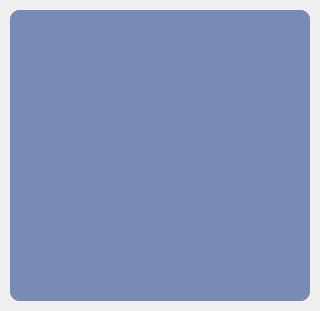
<?xml version="1.0" encoding="UTF-8"?>
<ui version="4.0">
 <class>loginSplashScreen</class>
 <widget class="QMainWindow" name="loginSplashScreen">
  <property name="geometry">
   <rect>
    <x>0</x>
    <y>0</y>
    <width>320</width>
    <height>311</height>
   </rect>
  </property>
  <property name="maximumSize">
   <size>
    <width>600</width>
    <height>520</height>
   </size>
  </property>
  <property name="windowTitle">
   <string>MainWindow</string>
  </property>
  <widget class="QWidget" name="centralwidget">
   <property name="minimumSize">
    <size>
     <width>0</width>
     <height>311</height>
    </size>
   </property>
   <property name="maximumSize">
    <size>
     <width>600</width>
     <height>520</height>
    </size>
   </property>
   <property name="styleSheet">
    <string notr="true">
QToolTip {
 	color: #ffffff;
	background-color:rgb(56, 58, 89);
	border: 1px solid rgb(44, 49, 58);
	background-position: left center;
    background-repeat: no-repeat;
	border: none;
	border-left: 2px solid #fe00c7;
	text-align: left;
	padding-left: 8px;
	margin: 0px;
	border-radius:none;
	
}
</string>
   </property>
   <layout class="QVBoxLayout" name="verticalLayout">
    <property name="spacing">
     <number>0</number>
    </property>
    <property name="leftMargin">
     <number>10</number>
    </property>
    <property name="topMargin">
     <number>10</number>
    </property>
    <property name="rightMargin">
     <number>10</number>
    </property>
    <property name="bottomMargin">
     <number>10</number>
    </property>
    <item>
     <widget class="QStackedWidget" name="stackedWidget">
      <property name="minimumSize">
       <size>
        <width>300</width>
        <height>0</height>
       </size>
      </property>
      <property name="maximumSize">
       <size>
        <width>300</width>
        <height>16777215</height>
       </size>
      </property>
      <property name="styleSheet">
       <string notr="true">background-color: rgb(120, 139, 180);
color:rgb(220, 220, 220);
border-radius:10px;</string>
      </property>
      <property name="currentIndex">
       <number>0</number>
      </property>
      <widget class="QWidget" name="SpashScreen"/>
      <widget class="QWidget" name="login">
       <layout class="QVBoxLayout" name="verticalLayout_4">
        <property name="spacing">
         <number>0</number>
        </property>
        <property name="leftMargin">
         <number>0</number>
        </property>
        <property name="topMargin">
         <number>0</number>
        </property>
        <property name="rightMargin">
         <number>0</number>
        </property>
        <property name="bottomMargin">
         <number>0</number>
        </property>
        <item>
         <widget class="QFrame" name="principal_frame">
          <property name="maximumSize">
           <size>
            <width>16777215</width>
            <height>500</height>
           </size>
          </property>
          <property name="styleSheet">
           <string notr="true"/>
          </property>
          <property name="frameShape">
           <enum>QFrame::StyledPanel</enum>
          </property>
          <property name="frameShadow">
           <enum>QFrame::Raised</enum>
          </property>
          <layout class="QVBoxLayout" name="verticalLayout_2">
           <property name="spacing">
            <number>0</number>
           </property>
           <property name="leftMargin">
            <number>0</number>
           </property>
           <property name="topMargin">
            <number>0</number>
           </property>
           <property name="rightMargin">
            <number>0</number>
           </property>
           <property name="bottomMargin">
            <number>0</number>
           </property>
           <item>
            <widget class="QFrame" name="centro">
             <property name="styleSheet">
              <string notr="true">QLineEdit{
background-color: rgb(120, 139, 180);
color: rgb(220, 203, 216);
font: 10pt &quot;MS Shell Dlg 2&quot;;
border-radius: 10px;
border	:	2px solid   rgb(255, 120, 213);
padding-left:8px
}
QLineEdit:hover{
border	:	3px solid   rgb(255, 120, 213)
}
QLineEdit:focus{
border	:	3px solid  rgb(199, 94, 167)
}</string>
             </property>
             <property name="frameShape">
              <enum>QFrame::StyledPanel</enum>
             </property>
             <property name="frameShadow">
              <enum>QFrame::Raised</enum>
             </property>
             <widget class="QFrame" name="rect_logo">
              <property name="geometry">
               <rect>
                <x>9</x>
                <y>50</y>
                <width>291</width>
                <height>100</height>
               </rect>
              </property>
              <property name="minimumSize">
               <size>
                <width>0</width>
                <height>100</height>
               </size>
              </property>
              <property name="maximumSize">
               <size>
                <width>328</width>
                <height>100</height>
               </size>
              </property>
              <property name="styleSheet">
               <string notr="true">border-radius:10px;</string>
              </property>
              <property name="frameShape">
               <enum>QFrame::StyledPanel</enum>
              </property>
              <property name="frameShadow">
               <enum>QFrame::Raised</enum>
              </property>
              <widget class="QLabel" name="logo">
               <property name="geometry">
                <rect>
                 <x>0</x>
                 <y>-11</y>
                 <width>90</width>
                 <height>111</height>
                </rect>
               </property>
               <property name="minimumSize">
                <size>
                 <width>90</width>
                 <height>90</height>
                </size>
               </property>
               <property name="styleSheet">
                <string notr="true">background-image: url(:/img/logo2.png);
background-position: center;
background-repeat: no-reperat;</string>
               </property>
               <property name="text">
                <string/>
               </property>
              </widget>
              <widget class="QLabel" name="name">
               <property name="geometry">
                <rect>
                 <x>140</x>
                 <y>53</y>
                 <width>81</width>
                 <height>31</height>
                </rect>
               </property>
               <property name="font">
                <font>
                 <pointsize>21</pointsize>
                </font>
               </property>
               <property name="styleSheet">
                <string notr="true">color: rgb(255, 120, 213);</string>
               </property>
               <property name="text">
                <string>NAME</string>
               </property>
              </widget>
              <widget class="QLabel" name="nameYourA">
               <property name="geometry">
                <rect>
                 <x>97</x>
                 <y>10</y>
                 <width>186</width>
                 <height>51</height>
                </rect>
               </property>
               <property name="minimumSize">
                <size>
                 <width>0</width>
                 <height>0</height>
                </size>
               </property>
               <property name="maximumSize">
                <size>
                 <width>16777215</width>
                 <height>1234</height>
                </size>
               </property>
               <property name="font">
                <font>
                 <family>Segoe UI</family>
                 <pointsize>30</pointsize>
                </font>
               </property>
               <property name="styleSheet">
                <string notr="true">color: rgb(254, 121, 199);
</string>
               </property>
               <property name="text">
                <string>&lt;html&gt;&lt;head/&gt;&lt;body&gt;&lt;p&gt;&lt;span style=&quot; font-weight:600;&quot;&gt;  YOUR&lt;/span&gt; APP&lt;/p&gt;&lt;p&gt;&lt;br/&gt;&lt;/p&gt;&lt;/body&gt;&lt;/html&gt;</string>
               </property>
               <property name="alignment">
                <set>Qt::AlignBottom|Qt::AlignHCenter</set>
               </property>
              </widget>
             </widget>
             <widget class="QLabel" name="yourApp">
              <property name="geometry">
               <rect>
                <x>0</x>
                <y>200</y>
                <width>300</width>
                <height>34</height>
               </rect>
              </property>
              <property name="maximumSize">
               <size>
                <width>341</width>
                <height>34</height>
               </size>
              </property>
              <property name="font">
               <font>
                <pointsize>20</pointsize>
               </font>
              </property>
              <property name="styleSheet">
               <string notr="true">color: rgb(220, 203, 216);</string>
              </property>
              <property name="text">
               <string>Sign in Your App</string>
              </property>
              <property name="alignment">
               <set>Qt::AlignCenter</set>
              </property>
             </widget>
             <widget class="QLabel" name="discricao">
              <property name="geometry">
               <rect>
                <x>-1</x>
                <y>240</y>
                <width>300</width>
                <height>20</height>
               </rect>
              </property>
              <property name="minimumSize">
               <size>
                <width>0</width>
                <height>20</height>
               </size>
              </property>
              <property name="maximumSize">
               <size>
                <width>1234</width>
                <height>20</height>
               </size>
              </property>
              <property name="font">
               <font>
                <pointsize>10</pointsize>
               </font>
              </property>
              <property name="styleSheet">
               <string notr="true">color: rgb(220, 203, 216);</string>
              </property>
              <property name="text">
               <string>Email address and password</string>
              </property>
              <property name="alignment">
               <set>Qt::AlignCenter</set>
              </property>
             </widget>
             <widget class="QLineEdit" name="ld_user">
              <property name="geometry">
               <rect>
                <x>25</x>
                <y>275</y>
                <width>250</width>
                <height>40</height>
               </rect>
              </property>
              <property name="minimumSize">
               <size>
                <width>250</width>
                <height>40</height>
               </size>
              </property>
              <property name="maximumSize">
               <size>
                <width>250</width>
                <height>40</height>
               </size>
              </property>
              <property name="font">
               <font>
                <family>MS Shell Dlg 2</family>
                <pointsize>10</pointsize>
                <italic>false</italic>
                <bold>false</bold>
               </font>
              </property>
              <property name="styleSheet">
               <string notr="true"/>
              </property>
              <property name="inputMask">
               <string/>
              </property>
              <property name="text">
               <string/>
              </property>
              <property name="placeholderText">
               <string>Email</string>
              </property>
             </widget>
             <widget class="QLineEdit" name="ld_Pass">
              <property name="geometry">
               <rect>
                <x>25</x>
                <y>329</y>
                <width>250</width>
                <height>40</height>
               </rect>
              </property>
              <property name="minimumSize">
               <size>
                <width>250</width>
                <height>40</height>
               </size>
              </property>
              <property name="maximumSize">
               <size>
                <width>250</width>
                <height>40</height>
               </size>
              </property>
              <property name="styleSheet">
               <string notr="true"/>
              </property>
              <property name="text">
               <string/>
              </property>
              <property name="echoMode">
               <enum>QLineEdit::Password</enum>
              </property>
              <property name="placeholderText">
               <string>Password</string>
              </property>
             </widget>
             <widget class="QPushButton" name="login_3">
              <property name="geometry">
               <rect>
                <x>45</x>
                <y>381</y>
                <width>210</width>
                <height>41</height>
               </rect>
              </property>
              <property name="minimumSize">
               <size>
                <width>210</width>
                <height>41</height>
               </size>
              </property>
              <property name="maximumSize">
               <size>
                <width>210</width>
                <height>41</height>
               </size>
              </property>
              <property name="font">
               <font>
                <pointsize>12</pointsize>
               </font>
              </property>
              <property name="styleSheet">
               <string notr="true">QPushButton{
	background-color: rgb(255, 120, 213);
border-radius:10px;

}
QPushButton:hover{
background-color: rgba(206, 98, 163, 255);
border-radius:10px;}


QPushButton:pressed{
	background-color: rgba(254, 121, 199, 255);
border-radius:10px;

}</string>
              </property>
              <property name="text">
               <string>login</string>
              </property>
             </widget>
             <widget class="QLabel" name="by">
              <property name="geometry">
               <rect>
                <x>10</x>
                <y>470</y>
                <width>100</width>
                <height>20</height>
               </rect>
              </property>
              <property name="text">
               <string>by: Ndonda Daniel</string>
              </property>
             </widget>
             <widget class="QToolButton" name="toolButton_2">
              <property name="geometry">
               <rect>
                <x>245</x>
                <y>10</y>
                <width>20</width>
                <height>19</height>
               </rect>
              </property>
              <property name="minimumSize">
               <size>
                <width>20</width>
                <height>19</height>
               </size>
              </property>
              <property name="toolTip">
               <string>Minimizar</string>
              </property>
              <property name="styleSheet">
               <string notr="true">QToolButton{
background-color: rgb(254, 121, 199);
border-radius:3px;
}
QToolButton:hover{
background-color:rgb(254, 154, 214);
border-radius:3px;
}
QToolButton:pressed{
background-color:rgb(254, 121, 199);
border-radius:3px;
}

</string>
              </property>
              <property name="text">
               <string/>
              </property>
              <property name="icon">
               <iconset>
                <normaloff>../imagens/ICons/subtract_20px.png</normaloff>../imagens/ICons/subtract_20px.png</iconset>
              </property>
             </widget>
             <widget class="QToolButton" name="toolButton">
              <property name="geometry">
               <rect>
                <x>270</x>
                <y>10</y>
                <width>20</width>
                <height>19</height>
               </rect>
              </property>
              <property name="minimumSize">
               <size>
                <width>20</width>
                <height>19</height>
               </size>
              </property>
              <property name="toolTip">
               <string>Fechar</string>
              </property>
              <property name="styleSheet">
               <string notr="true">QToolButton{
background-color: rgb(254, 121, 199);
border-radius:3px;
}
QToolButton:hover{
background-color:rgb(254, 154, 214);
border-radius:3px;
}
QToolButton:pressed{
background-color:rgb(254, 121, 199);
border-radius:3px;
}</string>
              </property>
              <property name="text">
               <string/>
              </property>
              <property name="icon">
               <iconset>
                <normaloff>../imagens/ICons/cil-x.png</normaloff>../imagens/ICons/cil-x.png</iconset>
              </property>
             </widget>
            </widget>
           </item>
          </layout>
         </widget>
        </item>
       </layout>
      </widget>
     </widget>
    </item>
   </layout>
  </widget>
 </widget>
 <resources>
  <include location="../imagens/imag/img.qrc"/>
 </resources>
 <connections/>
</ui>
